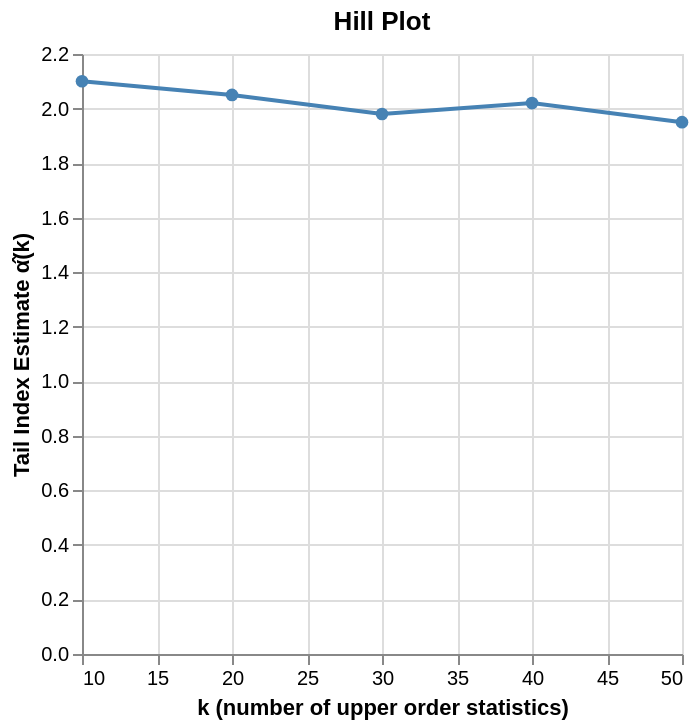

Vega-Lite specification stored for this chart:
### Vega-Lite specification from a JSON file in a GitHub repository (floating-point values rounded to 4 significant figures)
{"$schema": "https://vega.github.io/schema/vega-lite/v6.json", "title": "Hill Plot", "width": "container", "height": "container", "data": {"values": [{"k": 10, "estimate": 2.1}, {"k": 20, "estimate": 2.05}, {"k": 30, "estimate": 1.98}, {"k": 40, "estimate": 2.02}, {"k": 50, "estimate": 1.95}]}, "mark": {"type": "line", "point": {"filled": true, "size": 40}, "tooltip": {"content": "data"}}, "encoding": {"x": {"field": "k", "type": "quantitative", "title": "k (number of upper order statistics)"}, "y": {"field": "estimate", "type": "quantitative", "title": "Tail Index Estimate α̂(k)"}, "color": {"value": "steelblue"}}}
